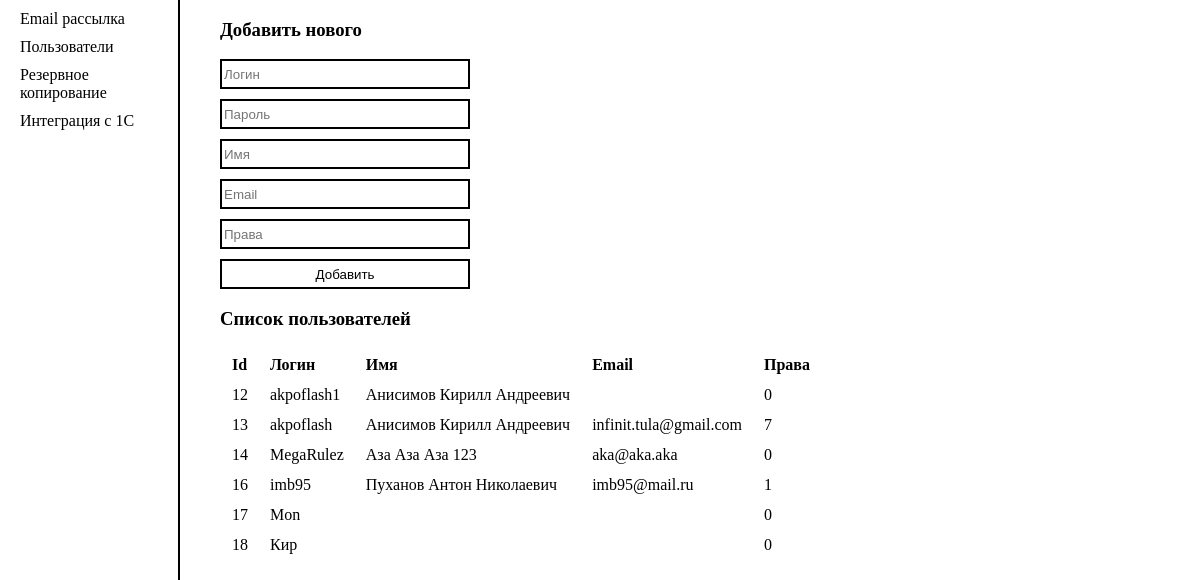
The app's page /admin/admin_panel/users.php (signed in) with its own data.
### tables this page shows
CREATE TABLE `ls_user` (
  `id` tinyint(5) NOT NULL AUTO_INCREMENT,
  `login` char(14) NOT NULL,
  `password` char(255) NOT NULL,
  `name` varchar(50) DEFAULT NULL,
  `email` varchar(50) DEFAULT NULL,
  `rights` tinyint(1) NOT NULL DEFAULT '0',
  PRIMARY KEY (`id`),
  UNIQUE KEY `login` (`login`)
);

### classes/Base.php (called while the page is built, shortened)
<?php
    abstract class Base
    {
        public function __construct(){
            $dsn = "mysql:host=".DB_HOST.";dbname=".DB_NAME;"charset=UTF8";
            $opt = array(
                PDO::ATTR_ERRMODE => PDO::ERRMODE_EXCEPTION,
                PDO::ATTR_DEFAULT_FETCH_MODE => PDO::FETCH_ASSOC
            );
            $this->pdo = new PDO($dsn, DB_USER, DB_PASSWORD, $opt);
        }
    }
?>

### classes/User.php (called while the page is built, shortened)
<?php
    class User extends Base
    {
        public $pdo;
        public function GetList($arOrder = array(), $arFilter = array(), $arSelect = array()){
            if(!empty($arOrder)){
                $arStorage = [];
                foreach($arOrder as $key => $value){
                    $arStorage[] = $key . " " . $value;
                }
                $order = " ORDER BY " . implode(", ", $arStorage);
            }
            else{
                $order = " ORDER BY id ASC";
            }
            if(!empty($arFilter)){
                $arStorage = [];
                foreach($arFilter as $key => $value){
                    $arStorage[] = $key . " = '" . $value . "'";
                }
                $filter = " WHERE " . implode(" AND ", $arStorage);
            }
            else{
                $filter = "";
            }
            if(!empty($arSelect)){
                $select = " " . implode(", ", $arSelect) . " ";
            }
            else{
                $select = "*";
            }
            $query = $this->pdo->prepare("SELECT{$select}FROM ls_user{$filter}{$order};");
            $query->execute();
            return $query;
        }
    }
?>

### admin/admin_panel/users.php (the view, shortened to what this page needs)
<?php
    $CUser = new User();
?>
<!doctype html>
<html lang="ru">
<head>
    <link rel="stylesheet" href="../css/style.css">
</head>
<body>
<?
    require_once($_SERVER['DOCUMENT_ROOT'] . "/include/admin.menu.php");
?>
    <h3>Добавить нового</h3>
    <form action="index.php" method="POST">
        <input type="text" id="login" name="login" placeholder="Логин" required>
        <input type="password" id="password" name="password" placeholder="Пароль" required>
        <input type="text" id="name" name="name" placeholder="Имя">
        <input type="email" id="email" name="email" placeholder="Email">
        <input type="number" id="rights" name="rights" min="0" max="7" placeholder="Права">
        <input type="submit" id="add_user_sub" name="add_user_sub" value="Добавить">
    </form>
    <h3>Список пользователей</h3>
    <table class="table">
        <tr>
            <td>Id</td>
            <td>Логин</td>
            <td>Имя</td>
            <td>Email</td>
            <td>Права</td>
        </tr>
        <?php
        $dbRes = $CUser->GetList(
            array("id" => "ASC"),
            array(),
            array()
        );
        while($arUser = $dbRes->Fetch()){
            ?>
            <tr>
                <td><?=$arUser["id"]?></td>
                <td><?=$arUser["login"]?></td>
                <td><?=$arUser["name"]?></td>
                <td><?=$arUser["email"]?></td>
                <td><?=$arUser["rights"]?></td>
            </tr>
            <?
        }
        ?>
    </table>
</body>
</html>

### include/admin.menu.php (shortened to what this page needs)
<nav class="menu">
    <li><a href="/admin/admin_panel/email.php">Email рассылка</a></li>
    <li><a href="/admin/admin_panel/users.php">Пользователи</a></li>
    <li><a href="/admin/admin_panel/backup.php">Резервное копирование</a></li>
    <li><a href="/admin//admin_panel/1c.php">Интеграция с 1С</a></li>
</nav>

### admin/css/style.css (style rules this page uses)
body { margin: 0 0 0 220px; }
form input { background-color: #ffffff; border: 2px solid #000; display: block; margin-bottom: 10px; height: 30px; width: 250px; box-sizing: border-box; }
form input[type="submit"] { transition: all 0.3s ease-in-out; }
nav { position: absolute; left: 0; top: 0; margin: 0; width: 15%; box-sizing: border-box; border-right: 2px solid #000; }
nav li { list-style: none; padding: 0; margin: 10px 0 0 20px; }
nav li a { text-decoration: none; color: #000; }
.table { display: inline-block; width: 100%; }
.table tr:first-child { font-weight: 800; }
.table tr td { padding: 5px 10px; }

### records on screen
ls_user: id "12", login "akpoflash1", name "Анисимов Кирилл Андреевич", rights "0"
ls_user: id "13", login "akpoflash", name "Анисимов Кирилл Андреевич", email "infinit.tula@gmail.com", rights "7"
ls_user: id "14", login "MegaRulez", name "Аза Аза Аза 123", email "aka@aka.aka", rights "0"
ls_user: id "16", login "imb95", name "Пуханов Антон Николаевич", email "imb95@mail.ru", rights "1"
ls_user: id "17", login "Mon", rights "0"
ls_user: id "18", login "Кир", rights "0"
